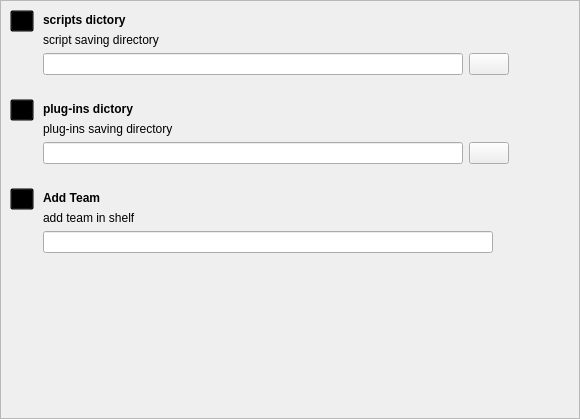
<?xml version="1.0" encoding="UTF-8"?>
<ui version="4.0">
 <class>ScrollArea</class>
 <widget class="QScrollArea" name="ScrollArea">
  <property name="geometry">
   <rect>
    <x>0</x>
    <y>0</y>
    <width>580</width>
    <height>419</height>
   </rect>
  </property>
  <property name="sizePolicy">
   <sizepolicy hsizetype="Preferred" vsizetype="Preferred">
    <horstretch>0</horstretch>
    <verstretch>0</verstretch>
   </sizepolicy>
  </property>
  <property name="windowTitle">
   <string>ScrollArea</string>
  </property>
  <property name="verticalScrollBarPolicy">
   <enum>Qt::ScrollBarAlwaysOff</enum>
  </property>
  <property name="horizontalScrollBarPolicy">
   <enum>Qt::ScrollBarAlwaysOff</enum>
  </property>
  <property name="sizeAdjustPolicy">
   <enum>QAbstractScrollArea::AdjustToContents</enum>
  </property>
  <property name="widgetResizable">
   <bool>true</bool>
  </property>
  <widget class="QWidget" name="scrollAreaWidgetContents">
   <property name="geometry">
    <rect>
     <x>0</x>
     <y>0</y>
     <width>578</width>
     <height>417</height>
    </rect>
   </property>
   <layout class="QHBoxLayout" name="horizontalLayout_6">
    <item>
     <layout class="QVBoxLayout" name="verticalLayout_3">
      <item>
       <layout class="QHBoxLayout" name="horizontalLayout_3">
        <item alignment="Qt::AlignTop">
         <widget class="QPushButton" name="scriptsButton">
          <property name="sizePolicy">
           <sizepolicy hsizetype="Fixed" vsizetype="Fixed">
            <horstretch>0</horstretch>
            <verstretch>0</verstretch>
           </sizepolicy>
          </property>
          <property name="maximumSize">
           <size>
            <width>24</width>
            <height>24</height>
           </size>
          </property>
          <property name="cursor">
           <cursorShape>PointingHandCursor</cursorShape>
          </property>
          <property name="styleSheet">
           <string notr="true">QPushButton { 
	background-color: rgba(0, 0, 0, 0);
}

QPushButton:hover { 
	image: url(:/room/icons8-settings-50.png)
}</string>
          </property>
          <property name="text">
           <string/>
          </property>
          <property name="autoRepeatDelay">
           <number>300</number>
          </property>
          <property name="autoRepeatInterval">
           <number>100</number>
          </property>
          <property name="autoDefault">
           <bool>true</bool>
          </property>
          <property name="default">
           <bool>false</bool>
          </property>
          <property name="flat">
           <bool>false</bool>
          </property>
         </widget>
        </item>
        <item>
         <widget class="QWidget" name="widget_2" native="true">
          <layout class="QVBoxLayout" name="verticalLayout">
           <property name="leftMargin">
            <number>3</number>
           </property>
           <property name="topMargin">
            <number>3</number>
           </property>
           <property name="rightMargin">
            <number>3</number>
           </property>
           <property name="bottomMargin">
            <number>3</number>
           </property>
           <item>
            <widget class="QLabel" name="label">
             <property name="font">
              <font>
               <family>Arial</family>
               <weight>75</weight>
               <bold>true</bold>
              </font>
             </property>
             <property name="text">
              <string>scripts dictory</string>
             </property>
            </widget>
           </item>
           <item>
            <widget class="QLabel" name="label_2">
             <property name="font">
              <font>
               <family>Arial</family>
              </font>
             </property>
             <property name="text">
              <string>script saving directory</string>
             </property>
            </widget>
           </item>
           <item>
            <layout class="QHBoxLayout" name="horizontalLayout" stretch="0,0">
             <property name="spacing">
              <number>6</number>
             </property>
             <property name="sizeConstraint">
              <enum>QLayout::SetDefaultConstraint</enum>
             </property>
             <property name="leftMargin">
              <number>0</number>
             </property>
             <item>
              <widget class="QLineEdit" name="lineEdit">
               <property name="sizePolicy">
                <sizepolicy hsizetype="Maximum" vsizetype="Fixed">
                 <horstretch>0</horstretch>
                 <verstretch>0</verstretch>
                </sizepolicy>
               </property>
               <property name="minimumSize">
                <size>
                 <width>420</width>
                 <height>0</height>
                </size>
               </property>
               <property name="maximumSize">
                <size>
                 <width>16777215</width>
                 <height>16777215</height>
                </size>
               </property>
              </widget>
             </item>
             <item>
              <widget class="QPushButton" name="scriptsFind">
               <property name="sizePolicy">
                <sizepolicy hsizetype="Fixed" vsizetype="Fixed">
                 <horstretch>0</horstretch>
                 <verstretch>0</verstretch>
                </sizepolicy>
               </property>
               <property name="styleSheet">
                <string notr="true">QPushButton#scriptsFind { 
	qproperty-icon: url(:/room/icons8-folder-50-5.png)
}</string>
               </property>
               <property name="text">
                <string/>
               </property>
              </widget>
             </item>
            </layout>
           </item>
          </layout>
         </widget>
        </item>
       </layout>
      </item>
      <item>
       <spacer name="verticalSpacer">
        <property name="orientation">
         <enum>Qt::Vertical</enum>
        </property>
        <property name="sizeType">
         <enum>QSizePolicy::Fixed</enum>
        </property>
        <property name="sizeHint" stdset="0">
         <size>
          <width>20</width>
          <height>15</height>
         </size>
        </property>
       </spacer>
      </item>
      <item>
       <layout class="QHBoxLayout" name="horizontalLayout_4">
        <item alignment="Qt::AlignTop">
         <widget class="QPushButton" name="pluginsButton">
          <property name="sizePolicy">
           <sizepolicy hsizetype="Fixed" vsizetype="Fixed">
            <horstretch>0</horstretch>
            <verstretch>0</verstretch>
           </sizepolicy>
          </property>
          <property name="maximumSize">
           <size>
            <width>24</width>
            <height>24</height>
           </size>
          </property>
          <property name="cursor">
           <cursorShape>PointingHandCursor</cursorShape>
          </property>
          <property name="styleSheet">
           <string notr="true">QPushButton { 
	background-color: rgba(0, 0, 0, 0);
}

QPushButton:hover { 
	image: url(:/room/icons8-settings-50.png)
}</string>
          </property>
          <property name="text">
           <string/>
          </property>
         </widget>
        </item>
        <item>
         <widget class="QWidget" name="widget_3" native="true">
          <layout class="QVBoxLayout" name="verticalLayout_2">
           <property name="leftMargin">
            <number>3</number>
           </property>
           <property name="topMargin">
            <number>3</number>
           </property>
           <property name="rightMargin">
            <number>3</number>
           </property>
           <property name="bottomMargin">
            <number>3</number>
           </property>
           <item>
            <widget class="QLabel" name="label_3">
             <property name="font">
              <font>
               <family>Arial</family>
               <weight>75</weight>
               <bold>true</bold>
              </font>
             </property>
             <property name="text">
              <string>plug-ins dictory</string>
             </property>
            </widget>
           </item>
           <item>
            <widget class="QLabel" name="label_4">
             <property name="font">
              <font>
               <family>Arial</family>
              </font>
             </property>
             <property name="text">
              <string>plug-ins saving directory</string>
             </property>
            </widget>
           </item>
           <item>
            <layout class="QHBoxLayout" name="horizontalLayout_2">
             <item>
              <widget class="QLineEdit" name="lineEdit_2">
               <property name="sizePolicy">
                <sizepolicy hsizetype="Maximum" vsizetype="Fixed">
                 <horstretch>0</horstretch>
                 <verstretch>0</verstretch>
                </sizepolicy>
               </property>
               <property name="minimumSize">
                <size>
                 <width>420</width>
                 <height>0</height>
                </size>
               </property>
               <property name="maximumSize">
                <size>
                 <width>16777215</width>
                 <height>16777215</height>
                </size>
               </property>
               <property name="text">
                <string/>
               </property>
              </widget>
             </item>
             <item>
              <widget class="QPushButton" name="pluginsFind">
               <property name="sizePolicy">
                <sizepolicy hsizetype="Fixed" vsizetype="Fixed">
                 <horstretch>0</horstretch>
                 <verstretch>0</verstretch>
                </sizepolicy>
               </property>
               <property name="styleSheet">
                <string notr="true">QPushButton#pluginsFind { 
	qproperty-icon:url(:/room/icons8-folder-50-5.png)
}</string>
               </property>
               <property name="text">
                <string/>
               </property>
              </widget>
             </item>
            </layout>
           </item>
          </layout>
         </widget>
        </item>
       </layout>
      </item>
      <item>
       <spacer name="verticalSpacer_3">
        <property name="orientation">
         <enum>Qt::Vertical</enum>
        </property>
        <property name="sizeType">
         <enum>QSizePolicy::Fixed</enum>
        </property>
        <property name="sizeHint" stdset="0">
         <size>
          <width>20</width>
          <height>15</height>
         </size>
        </property>
       </spacer>
      </item>
      <item>
       <layout class="QHBoxLayout" name="horizontalLayout_5">
        <item alignment="Qt::AlignTop">
         <widget class="QPushButton" name="addTeamButton">
          <property name="sizePolicy">
           <sizepolicy hsizetype="Fixed" vsizetype="Fixed">
            <horstretch>0</horstretch>
            <verstretch>0</verstretch>
           </sizepolicy>
          </property>
          <property name="maximumSize">
           <size>
            <width>24</width>
            <height>24</height>
           </size>
          </property>
          <property name="cursor">
           <cursorShape>PointingHandCursor</cursorShape>
          </property>
          <property name="styleSheet">
           <string notr="true">QPushButton { 
	background-color: rgba(0, 0, 0, 0);
}

QPushButton:hover { 
	image: url(:/room/icons8-settings-50.png)
}</string>
          </property>
          <property name="text">
           <string/>
          </property>
         </widget>
        </item>
        <item>
         <widget class="QWidget" name="widget" native="true">
          <layout class="QVBoxLayout" name="verticalLayout_4">
           <property name="leftMargin">
            <number>3</number>
           </property>
           <property name="topMargin">
            <number>3</number>
           </property>
           <property name="rightMargin">
            <number>3</number>
           </property>
           <property name="bottomMargin">
            <number>3</number>
           </property>
           <item>
            <widget class="QLabel" name="label_5">
             <property name="font">
              <font>
               <family>Arial</family>
               <weight>75</weight>
               <bold>true</bold>
              </font>
             </property>
             <property name="text">
              <string>Add Team</string>
             </property>
            </widget>
           </item>
           <item>
            <widget class="QLabel" name="label_6">
             <property name="font">
              <font>
               <family>Arial</family>
              </font>
             </property>
             <property name="text">
              <string>add team in shelf </string>
             </property>
            </widget>
           </item>
           <item>
            <widget class="QLineEdit" name="lineEdit_3">
             <property name="sizePolicy">
              <sizepolicy hsizetype="Maximum" vsizetype="Fixed">
               <horstretch>0</horstretch>
               <verstretch>0</verstretch>
              </sizepolicy>
             </property>
             <property name="minimumSize">
              <size>
               <width>450</width>
               <height>0</height>
              </size>
             </property>
             <property name="maximumSize">
              <size>
               <width>16777215</width>
               <height>16777215</height>
              </size>
             </property>
             <property name="text">
              <string/>
             </property>
            </widget>
           </item>
          </layout>
         </widget>
        </item>
       </layout>
      </item>
      <item>
       <spacer name="verticalSpacer_2">
        <property name="orientation">
         <enum>Qt::Vertical</enum>
        </property>
        <property name="sizeType">
         <enum>QSizePolicy::Expanding</enum>
        </property>
        <property name="sizeHint" stdset="0">
         <size>
          <width>20</width>
          <height>235</height>
         </size>
        </property>
       </spacer>
      </item>
     </layout>
    </item>
    <item>
     <spacer name="horizontalSpacer">
      <property name="orientation">
       <enum>Qt::Horizontal</enum>
      </property>
      <property name="sizeHint" stdset="0">
       <size>
        <width>5</width>
        <height>20</height>
       </size>
      </property>
     </spacer>
    </item>
   </layout>
  </widget>
 </widget>
 <resources>
  <include location="../resource/resource.qrc"/>
 </resources>
 <connections/>
</ui>
